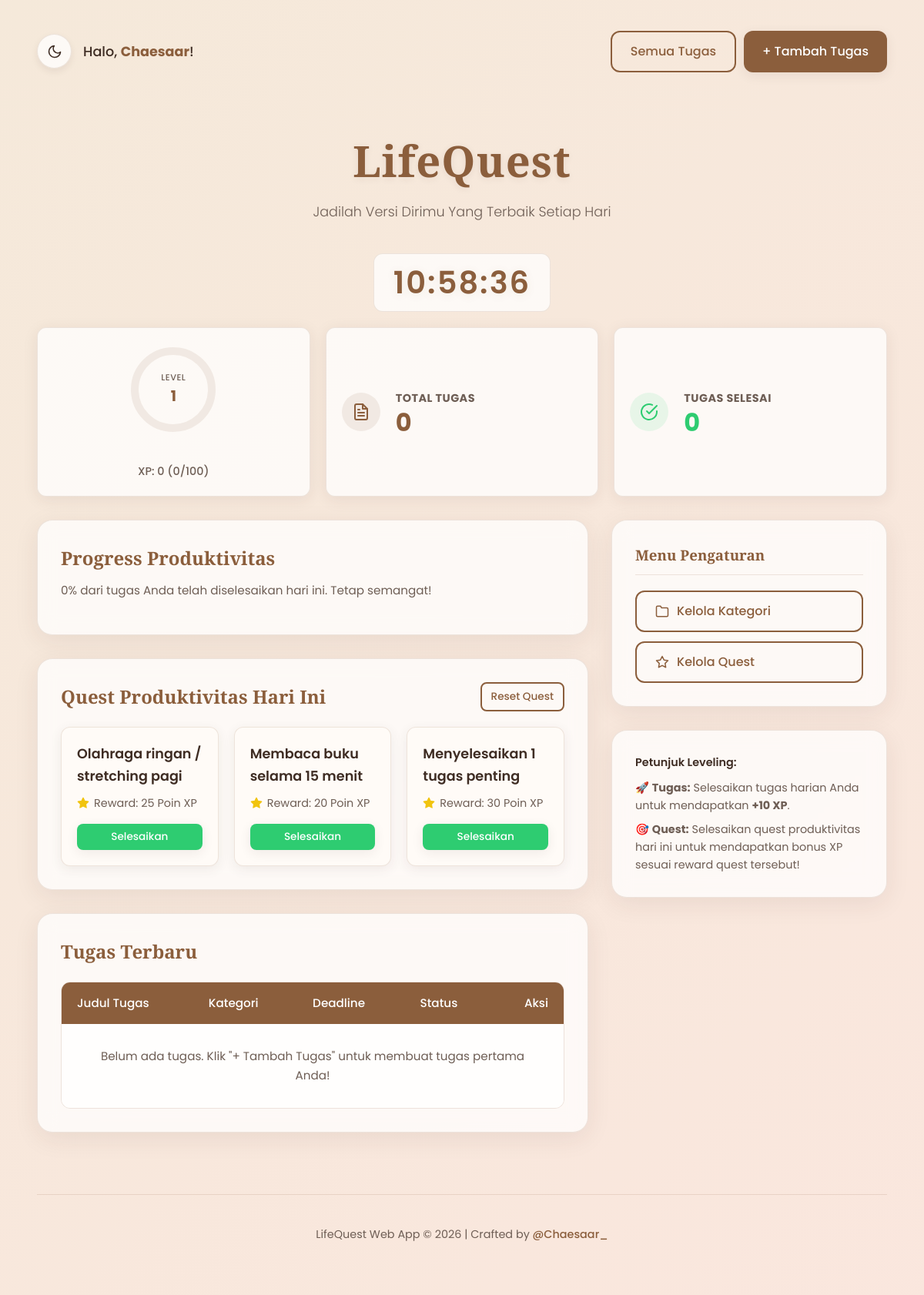
The page / on the database its author committed.
### tables this page shows
CREATE TABLE IF NOT EXISTS `users` (
  `id_user` INT(11) NOT NULL AUTO_INCREMENT,
  `username` VARCHAR(50) NOT NULL,
  `xp` INT(11) NOT NULL DEFAULT 0,
  PRIMARY KEY (`id_user`)
);

CREATE TABLE IF NOT EXISTS `quest` (
  `id_quest` INT(11) NOT NULL AUTO_INCREMENT,
  `nama_quest` VARCHAR(100) NOT NULL,
  `poin` INT(11) NOT NULL DEFAULT 0,
  `status` VARCHAR(20) NOT NULL DEFAULT 'Belum',
  PRIMARY KEY (`id_quest`)
);

### index.php (the view, shortened to what this page needs)
<?php
include 'config/koneksi.php';
$user_query = mysqli_query($koneksi, "SELECT xp, username FROM users WHERE id_user = 1");
if (mysqli_num_rows($user_query) === 0) {
    mysqli_query($koneksi, "INSERT INTO users (id_user, username, xp) VALUES (1, 'Chaesaar', 0)");
    $xp = 0;
    $username = 'Chaesaar';
} else {
    $user = mysqli_fetch_assoc($user_query);
    $xp = (int)$user['xp'];
    $username = htmlspecialchars($user['username']);
}
$level = floor($xp / 100) + 1;
$level_xp = $xp % 100;
$totalTugas = mysqli_num_rows(mysqli_query($koneksi, "SELECT * FROM tugas"));
$totalSelesai = mysqli_num_rows(mysqli_query($koneksi, "SELECT * FROM tugas WHERE status='Selesai'"));
$persentase = 0;
$questHariIni = mysqli_query(
    $koneksi,
    "SELECT * FROM quest WHERE status='Belum' ORDER BY RAND() LIMIT 3"
);
$tugasTerbaru = mysqli_query(
    $koneksi,
    "SELECT t.*, k.nama_kategori
     FROM tugas t
     LEFT JOIN kategori k ON t.id_kategori = k.id_kategori
     ORDER BY t.id_tugas DESC LIMIT 5"
);
?>
<!DOCTYPE html>
<html lang="id">
<head>
    <link rel="stylesheet" href="assets/css/style.css" />
</head>
<body>
    <div class="container">
        <div class="topbar">
            <div style="display: flex; align-items: center; gap: 15px;">
                <button id="theme-toggle" class="theme-toggle-btn" title="Ganti Tema"></button>
                <div style="font-weight: 500; font-size: 1.1rem;">
                    Halo, <span style="color: var(--color-primary); font-weight: 700;"><?= $username ?></span>!
                </div>
            </div>
            <div style="display: flex; gap: 10px;">
                <a href="tugas/index.php" class="btn btn-secondary">Semua Tugas</a>
                <a href="tugas/tambah.php" class="btn">+ Tambah Tugas</a>
            </div>
        </div>
        <header>
            <h1>LifeQuest</h1>
            <p>Jadilah Versi Dirimu Yang Terbaik Setiap Hari</p>
        </header>
        <div class="clock-container">
            <div id="clock">00:00:00</div>
        </div>
        <div class="widgets-row">
            <div class="widget-card xp-level-widget">
                <div class="xp-ring-container">
                    <svg class="xp-ring-svg">
                        <circle class="xp-ring-circle-bg" cx="60" cy="60" r="50" />
                        <circle id="xp-ring-fill" class="xp-ring-circle-fill" cx="60" cy="60" r="50" data-percent="<?= $level_xp ?>" />
                    </svg>
                    <div class="xp-ring-text">
                        <span class="lvl-label">Level</span>
                        <span><?= $level ?></span>
                    </div>
                </div>
                <div style="font-size: 0.9rem; font-weight: 500; color: var(--color-text-muted);">
                    XP: <?= $xp ?> (<?= $level_xp ?>/100)
                </div>
            </div>
            <div class="widget-card">
                <div class="widget-icon">
                </div>
                <div class="widget-info">
                    <h3>Total Tugas</h3>
                    <div class="number"><?= $totalTugas ?></div>
                </div>
            </div>
            <div class="widget-card">
                <div class="widget-icon" style="color: #2ecc71; background: rgba(46, 204, 113, 0.1);">
                    <svg xmlns="http://www.w3.org/2000/svg" width="24" height="24" viewBox="0 0 24 24" fill="none" stroke="currentColor" stroke-width="2" stroke-linecap="round" stroke-linejoin="round"><path d="M22 11.08V12a10 10 0 1 1-5.93-9.14"></path><polyline points="22 4 12 14.01 9 11.01"></polyline></svg>
                </div>
                <div class="widget-info">
                    <h3>Tugas Selesai</h3>
                    <div class="number" style="color: #2ecc71;"><?= $totalSelesai ?></div>
                </div>
            </div>
        </div>
        <div class="dashboard-grid">
            <div>
                <div class="glass-card">
                    <h2 style="font-family: var(--font-title); margin-bottom: 10px; color: var(--color-primary);">Progress Produktivitas</h2>
                    <p style="font-size: 0.95rem; color: var(--color-text-muted); margin-bottom: 15px;">
                        <?= $persentase ?>% dari tugas Anda telah diselesaikan hari ini. Tetap semangat!
                    </p>
                </div>
                <div class="glass-card">
                    <div style="display: flex; justify-content: space-between; align-items: center; margin-bottom: 20px; flex-wrap: wrap; gap: 10px;">
                        <h2 style="font-family: var(--font-title); color: var(--color-primary);">Quest Produktivitas Hari Ini</h2>
                        <a href="reset_quest.php" class="btn btn-secondary btn-sm" onclick="return confirm('Reset semua quest menjadi Belum Selesai?')">
                            Reset Quest
                        </a>
                    </div>
                    <div class="quests-grid">
                        <?php if (mysqli_num_rows($questHariIni) > 0) { ?>
                            <?php while ($q = mysqli_fetch_assoc($questHariIni)) { ?>
                                <div class="quest-card">
                                    <div>
                                        <div class="quest-title"><?= htmlspecialchars($q['nama_quest']) ?></div>
                                        <div class="quest-reward">
                                            <svg xmlns="http://www.w3.org/2000/svg" width="16" height="16" viewBox="0 0 24 24" fill="none" stroke="currentColor" stroke-width="2" stroke-linecap="round" stroke-linejoin="round"><polygon points="12 2 15.09 8.26 22 9.27 17 14.14 18.18 21.02 12 17.77 5.82 21.02 7 14.14 2 9.27 8.91 8.26 12 2"></polygon></svg>
                                            Reward: <?= $q['poin'] ?> Poin XP
                                        </div>
                                    </div>
                                    <div class="quest-actions">
                                        <a href="quest_selesai.php?id=<?= $q['id_quest'] ?>" class="btn btn-success btn-sm" style="width: 100%;">
                                            Selesaikan
                                        </a>
                                    </div>
                                </div>
                            <?php } ?>
                        <?php } ?>
                    </div>
                </div>
                <div class="glass-card">
                    <h2 style="font-family: var(--font-title); margin-bottom: 15px; color: var(--color-primary);">Tugas Terbaru</h2>
                    <div class="table-wrapper">
                        <table>
                            <thead>
                                <tr>
                                    <th>Judul Tugas</th>
                                    <th>Kategori</th>
                                    <th>Deadline</th>
                                    <th>Status</th>
                                    <th style="text-align: right;">Aksi</th>
                                </tr>
                            </thead>
                            <tbody>
                                <?php if (mysqli_num_rows($tugasTerbaru) > 0) { ?>
                                    <?php while ($t = mysqli_fetch_assoc($tugasTerbaru)) { ?>
                                        <tr>
                                            <td style="font-weight: 500;"><?= htmlspecialchars($t['judul']) ?></td>
                                            <td>
                                                <span class="badge" style="background: rgba(139, 94, 60, 0.08); color: var(--color-primary);">
                                                    <?= htmlspecialchars($t['nama_kategori'] ?? 'Tanpa Kategori') ?>
                                                </span>
                                            </td>
                                            <td>
                                                <?= $t['deadline'] ? date('d M Y', strtotime($t['deadline'])) : '<span style="color: var(--color-text-muted)">-</span>' ?>
                                            </td>
                                            <td>
                                                <?php if ($t['status'] === 'Selesai') { ?>
                                                    <span class="badge badge-success">Selesai</span>
                                                <?php } else { ?>
                                                    <span class="badge badge-pending">Belum</span>
                                                <?php } ?>
                                            </td>
                                            <td style="text-align: right;">
                                                <div style="display: inline-flex; gap: 8px;">
                                                    <?php if ($t['status'] !== 'Selesai') { ?>
                                                        <a href="selesai.php?id=<?= $t['id_tugas'] ?>" class="btn btn-success btn-sm" title="Selesaikan">
                                                            Selesai
                                                        </a>
                                                    <?php } ?>
                                                    <a href="tugas/edit.php?id=<?= $t['id_tugas'] ?>" class="btn btn-secondary btn-sm" style="padding: 6px 10px;" title="Edit">
                                                        Edit
                                                    </a>
                                                    <a href="hapus.php?id=<?= $t['id_tugas'] ?>" class="btn btn-danger btn-sm" style="padding: 6px 10px;" onclick="return confirm('Apakah Anda yakin ingin menghapus tugas ini?')" title="Hapus">
                                                        Hapus
                                                    </a>
                                                </div>
                                            </td>
                                        </tr>
                                    <?php } ?>
                                <?php } else { ?>
                                    <tr>
                                        <td colspan="5" style="text-align: center; padding: 30px; color: var(--color-text-muted);">
                                            Belum ada tugas. Klik "+ Tambah Tugas" untuk membuat tugas pertama Anda!
                                        </td>
                                    </tr>
                                <?php } ?>
                            </tbody>
                        </table>
                    </div>
                </div>
            </div>
            <div>
                <div class="glass-card">
                    <h3 style="font-family: var(--font-title); margin-bottom: 20px; color: var(--color-primary); border-bottom: 1px solid var(--color-border); padding-bottom: 10px;">
                        Menu Pengaturan
                    </h3>
                    <div style="display: flex; flex-direction: column; gap: 12px;">
                        <a href="kategori/index.php" class="btn btn-secondary" style="justify-content: flex-start; text-align: left; gap: 10px;">
                            <svg xmlns="http://www.w3.org/2000/svg" width="18" height="18" viewBox="0 0 24 24" fill="none" stroke="currentColor" stroke-width="2" stroke-linecap="round" stroke-linejoin="round"><path d="M22 19a2 2 0 0 1-2 2H4a2 2 0 0 1-2-2V5a2 2 0 0 1 2-2h5l2 3h9a2 2 0 0 1 2 2z"></path></svg>
                            Kelola Kategori
                        </a>
                        <a href="quest/index.php" class="btn btn-secondary" style="justify-content: flex-start; text-align: left; gap: 10px;">
                            <svg xmlns="http://www.w3.org/2000/svg" width="18" height="18" viewBox="0 0 24 24" fill="none" stroke="currentColor" stroke-width="2" stroke-linecap="round" stroke-linejoin="round"><polygon points="12 2 15.09 8.26 22 9.27 17 14.14 18.18 21.02 12 17.77 5.82 21.02 7 14.14 2 9.27 8.91 8.26 12 2"></polygon></svg>
                            Kelola Quest
                        </a>
                    </div>
                </div>
                <div class="glass-card" style="font-size: 0.9rem;">
                    <h4 style="font-weight: 600; margin-bottom: 10px;">Petunjuk Leveling:</h4>
                    <p style="color: var(--color-text-muted); margin-bottom: 8px;">
                        🚀 <strong>Tugas:</strong> Selesaikan tugas harian Anda untuk mendapatkan <strong>+10 XP</strong>.
                    </p>
                    <p style="color: var(--color-text-muted);">
                        🎯 <strong>Quest:</strong> Selesaikan quest produktivitas hari ini untuk mendapatkan bonus XP sesuai reward quest tersebut!
                    </p>
                </div>
            </div>
        </div>
        <footer>
            LifeQuest Web App &copy; <?= date('Y') ?> | Crafted by <a href="https://github.com/Chaesaar" target="_blank">@Chaesaar_</a>
        </footer>
    </div>
</body>
</html>

### rows shown on the page
users: username "Chaesaar", xp "1", xp "0"
quest: nama_quest "Olahraga ringan / stretching pagi", poin "25"
quest: nama_quest "Membaca buku selama 15 menit", poin "20"
quest: nama_quest "Menyelesaikan 1 tugas penting", poin "30"

### other values the page prints
$totalTugas "0"
$totalSelesai "0"
$persentase "0"
